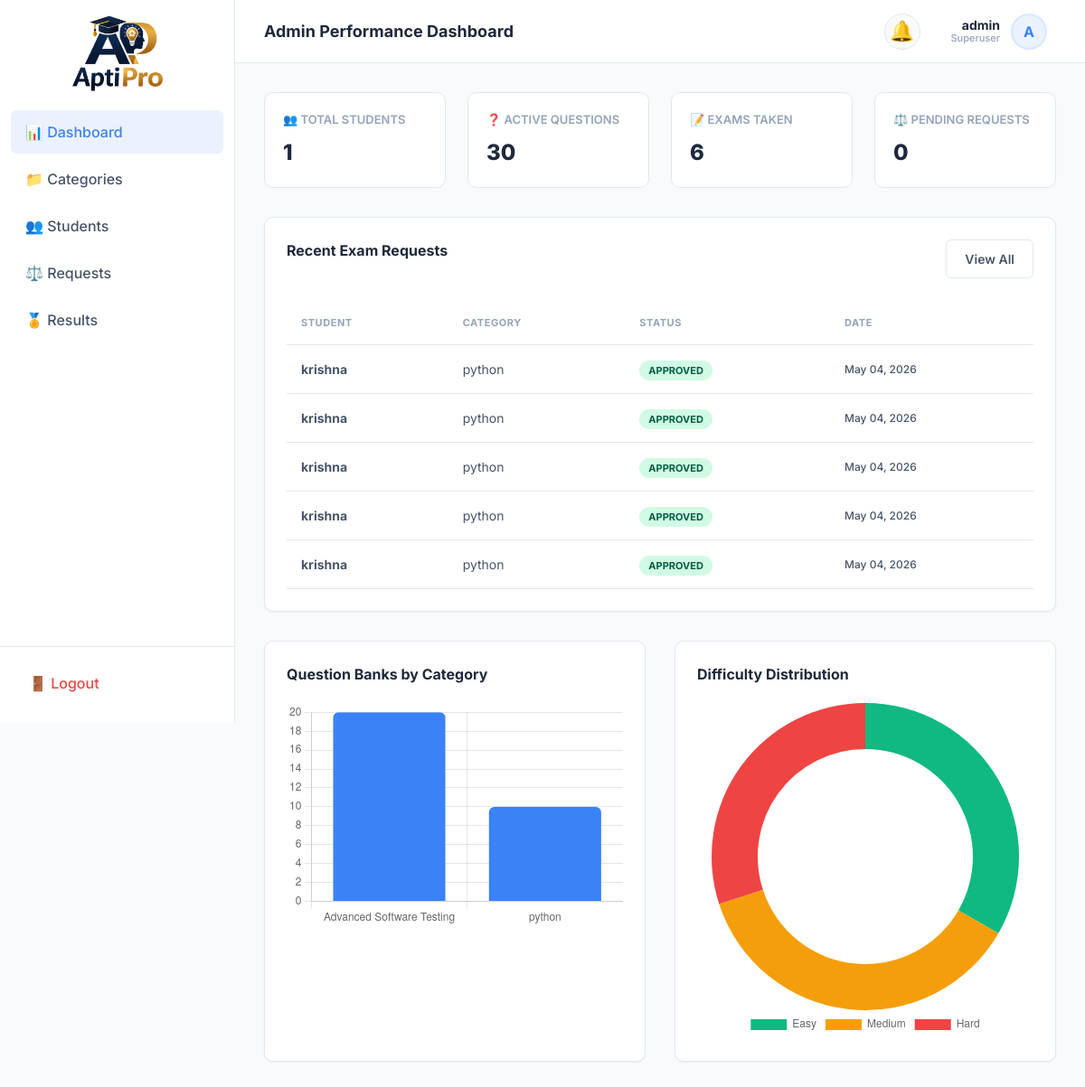
Page /admin-panel/ (signed in) on the committed database.
### exams/models.py (models this page shows, shortened)
class CustomUser(AbstractUser):
    class Role(models.TextChoices):
        STUDENT = 'Student', 'Student'
        ADMIN = 'Admin', 'Admin'
    role = models.CharField(
        max_length=10,
        choices=Role.choices,
        default=Role.STUDENT,
        db_index=True,
        help_text='Determines UI experience. Admin dashboard requires is_superuser.',
    )
    whatsapp_number = models.CharField(
        max_length=15,
        blank=True,
        validators=[
            RegexValidator(
                regex=r'^\+?1?\d{9,15}$',
                message='WhatsApp number must be 9-15 digits, optionally starting with +.',
            )
        ],
        help_text='WhatsApp number for direct contact.',
    )
    phone_number = models.CharField(
        max_length=15,
        blank=True,
        validators=[
            RegexValidator(
                regex=r'^\+?1?\d{9,15}$',
                message='Phone number must be 9-15 digits, optionally starting with +.',
            )
        ],
        help_text='Primary contact number.',
    )
    profile_photo = models.ImageField(
        upload_to='profile_photos/%Y/%m/',
        blank=True,
        null=True,
        help_text='Student profile picture.',
    )
    date_of_birth = models.DateField(
        blank=True,
        null=True,
        help_text='Student date of birth.',
    )
    address = models.TextField(
        blank=True,
        help_text='Full postal address.',
    )
    institution = models.CharField(
        max_length=200,
        blank=True,
        help_text='School / college / university name.',
    )
    @property
    def name(self):
        if self.first_name and self.last_name:
            return f"{self.first_name} {self.last_name}"
        return self.first_name or self.username
    class Meta:
        verbose_name = 'User'
        verbose_name_plural = 'Users'
        ordering = ['-date_joined']
        indexes = [
            models.Index(fields=['role'], name='idx_user_role'),
            models.Index(fields=['-date_joined'], name='idx_user_joined'),
            models.Index(fields=['email'], name='idx_user_email'),
        ]

class ExamRequest(models.Model):
    class Status(models.TextChoices):
        PENDING = 'Pending', 'Pending'
        APPROVED = 'Approved', 'Approved'
        REJECTED = 'Rejected', 'Rejected'
    id = models.UUIDField(
        primary_key=True,
        default=uuid.uuid4,
        editable=False,
    )
    student = models.ForeignKey(
        settings.AUTH_USER_MODEL,
        on_delete=models.CASCADE,
        related_name='exam_requests',
        help_text='Student requesting exam access.',
    )
    category = models.ForeignKey(
        'Category',
        on_delete=models.CASCADE,
        related_name='requests',
        help_text='Category the student wants to take an exam in.',
        null=True, # For existing records during migration
    )
    status = models.CharField(
        max_length=10,
        choices=Status.choices,
        default=Status.PENDING,
        db_index=True,
    )
    rejection_reason = models.TextField(
        blank=True,
        help_text='Reason for rejection (filled by admin if rejected).',
    )
    requested_at = models.DateTimeField(auto_now_add=True, db_index=True)
    reviewed_at = models.DateTimeField(
        null=True,
        blank=True,
        help_text='When the admin reviewed this request.',
    )
    reviewed_by = models.ForeignKey(
        settings.AUTH_USER_MODEL,
        on_delete=models.SET_NULL,
        null=True,
        blank=True,
        related_name='reviewed_requests',
        help_text='Admin who reviewed this request.',
    )
    class Meta:
        verbose_name = 'Exam Request'
        verbose_name_plural = 'Exam Requests'
        ordering = ['-requested_at']
        indexes = [
            models.Index(fields=['status', 'student', 'category'], name='idx_req_stat_stud_cat'),
            models.Index(fields=['status', 'student'], name='idx_req_status_student'),
            models.Index(fields=['status', '-requested_at'], name='idx_req_status_date'),
            models.Index(fields=['student', '-requested_at'], name='idx_req_student_date'),
        ]

class Category(models.Model):
    name = models.CharField(
        max_length=100,
        unique=True,
        db_index=True,
        help_text='Name of the exam category.'
    )
    description = models.TextField(
        blank=True,
        help_text='Brief overview of what this category covers.'
    )
    created_at = models.DateTimeField(auto_now_add=True, db_index=True)
    is_active = models.BooleanField(
        default=True,
        db_index=True,
        help_text='Whether this category is visible to students.'
    )
    class Meta:
        verbose_name = 'Category'
        verbose_name_plural = 'Categories'
        ordering = ['name']
        indexes = [
            models.Index(fields=['name'], name='idx_cat_name'),
            models.Index(fields=['-created_at'], name='idx_cat_created'),
        ]

### exams/views.py (the view)
# urls.py: path('admin-panel/', views.AdminDashboardView.as_view(), name='admin_dashboard'),
class AdminDashboardView(SuperuserRequiredMixin, TemplateView):
    template_name = 'exams/admin/dashboard.html'
    def get_context_data(self, **kwargs):
        ctx = super().get_context_data(**kwargs)
        ctx['total_students'] = CustomUser.objects.filter(role='Student').count()
        ctx['total_questions'] = Question.objects.filter(is_active=True).count()
        ctx['total_exams'] = StudentExamResult.objects.count()
        ctx['pending_requests'] = ExamRequest.objects.filter(status='Pending').count()
        ctx['recent_requests'] = ExamRequest.objects.select_related(
            'student'
        ).order_by('-requested_at')[:5]
        ctx['recent_results'] = StudentExamResult.objects.select_related(
            'student', 'exam_paper'
        ).filter(status='Evaluated').order_by('-completed_at')[:5]
        evaluated = StudentExamResult.objects.filter(status='Evaluated')
        total_evaluated = evaluated.count()
        if total_evaluated > 0:
            passed = sum(1 for r in evaluated.only(
                'total_marks_obtained', 'total_marks_possible'
            ) if r.is_passed())
            ctx['pass_rate'] = round((passed / total_evaluated) * 100, 1)
            ctx['fail_rate'] = round(100 - ctx['pass_rate'], 1)
        else:
            ctx['pass_rate'] = 0
            ctx['fail_rate'] = 0
        avg = evaluated.aggregate(avg_score=Avg('total_marks_obtained'))
        ctx['avg_score'] = round(avg['avg_score'] or 0, 1)
        ctx['unread_count'] = Notification.unread_count(self.request.user)
        categories = Question.objects.filter(is_active=True).values(
            'category__name'
        ).annotate(count=Count('id')).order_by('-count')[:10]
        ctx['category_labels'] = json.dumps([c['category__name'] for c in categories])
        ctx['category_data'] = json.dumps([c['count'] for c in categories])
        difficulties = Question.objects.filter(is_active=True).values(
            'difficulty'
        ).annotate(count=Count('id'))
        diff_dict = {d['difficulty']: d['count'] for d in difficulties}
        ctx['difficulty_data'] = json.dumps([
            diff_dict.get('Easy', 0),
            diff_dict.get('Medium', 0),
            diff_dict.get('Hard', 0),
        ])
        return ctx

### exams/mixins.py (called while the page is built)
    def test_func(self):
        return self.request.user.is_superuser

### exams/models.py (called while the page is built)
    def percentage(self):
        if self.total_marks_possible == 0:
            return 0
        return round(
            (float(self.total_marks_obtained) / self.total_marks_possible) * 100, 2
        )

    def is_passed(self, pass_percentage=85):
        return self.percentage() >= pass_percentage

    @classmethod
    def unread_count(cls, user):
        return cls.objects.filter(recipient=user, is_read=False).count()

### templates/exams/admin/dashboard.html (shortened to what this page needs)
{% extends 'base.html' %}
{% load static %}
{% block page_title %}Admin Performance Dashboard{% endblock %}
{% block content %}
<div class="stats-grid">
  <div class="stat-box">
    <div class="stat-label">👥 Total Students</div>
    <div class="stat-value">{{ total_students }}</div>
  </div>
  <div class="stat-box">
    <div class="stat-label">❓ Active Questions</div>
    <div class="stat-value">{{ total_questions }}</div>
  </div>
  <div class="stat-box">
    <div class="stat-label">📝 Exams Taken</div>
    <div class="stat-value">{{ total_exams }}</div>
  </div>
  <div class="stat-box">
    <div class="stat-label">⚖️ Pending Requests</div>
    <div class="stat-value">{{ pending_requests|default:0 }}</div>
  </div>
</div>
<div style="margin-top: 32px;">
  <div class="card">
    <div style="display: flex; align-items: center; justify-content: space-between; margin-bottom: 24px;">
      <div class="card-title">Recent Exam Requests</div>
      <a href="{% url 'admin_exam_requests' %}" class="btn btn-outline btn-sm">View All</a>
    </div>
    <div class="table-container">
      <table class="data-table">
        <thead>
          <tr>
            <th>Student</th>
            <th>Category</th>
            <th>Status</th>
            <th>Date</th>
          </tr>
        </thead>
        <tbody>
          {% for req in recent_requests %}
            <tr>
              <td style="font-weight: 700;">{{ req.student.username }}</td>
              <td>{{ req.category.name }}</td>
              <td><span class="badge badge-{{ req.status|lower }}">{{ req.status }}</span></td>
              <td style="font-size: 12px; font-weight: 500;">{{ req.requested_at|date:"M d, Y" }}</td>
            </tr>
          {% empty %}
            <tr><td colspan="4" style="text-align: center; color: var(--text-muted); padding: 32px;">No recent requests.</td></tr>
          {% endfor %}
        </tbody>
      </table>
    </div>
  </div>
</div>
<div style="display: grid; grid-template-columns: 1fr 1fr; gap: 32px; margin-top: 32px;">
  <div class="card">
    <div class="card-title">Question Banks by Category</div>
    <canvas id="categoryChart" height="200"></canvas>
  </div>
  <div class="card">
    <div class="card-title">Difficulty Distribution</div>
    <canvas id="difficultyChart" height="200"></canvas>
  </div>
</div>
{% endblock %}
{% block extra_js %}
<script>
  const catCtx = document.getElementById('categoryChart').getContext('2d');
  new Chart(catCtx, {
    type: 'bar',
    data: {
      labels: {{ category_labels|safe }},
      datasets: [{
        label: 'Question Count',
        data: {{ category_data|safe }},
        backgroundColor: '#3b82f6',
        borderRadius: 6
      }]
    },
    options: {
      responsive: true,
      plugins: { legend: { display: false } },
      scales: { y: { beginAtZero: true } }
    }
  });
  const diffCtx = document.getElementById('difficultyChart').getContext('2d');
  new Chart(diffCtx, {
    type: 'doughnut',
    data: {
      labels: ['Easy', 'Medium', 'Hard'],
      datasets: [{
        data: {{ difficulty_data|safe }},
        backgroundColor: ['#10b981', '#f59e0b', '#ef4444'],
        borderWidth: 0
      }]
    },
    options: {
      responsive: true,
      cutout: '70%',
      plugins: { legend: { position: 'bottom' } }
    }
  });
</script>
{% endblock %}

### templates/base.html (shortened to what this page needs)
{% load static %}
<!DOCTYPE html>
<html lang="en">
<head>
  <link rel="stylesheet" href="{% static 'css/style.css' %}">
</head>
<body class="{% block body_class %}{% endblock %}">
  <div class="app-container">
    {% if user.is_authenticated %}
    <div class="sidebar" id="sidebar">
      <div class="brand" style="display: flex; justify-content: center; margin-top: -3.5rem;margin-bottom: -4rem;">
        <img src="{% static 'images/logo.png' %}" alt="Aptipro Logo"
          style="height: 150px; width: 200px; object-fit: contain;">
      </div>
      <nav class="sidebar-nav">
        {% if user.is_superuser %}
        <a href="{% url 'admin_dashboard' %}"
          class="nav-link {% if request.resolver_match.url_name == 'admin_dashboard' %}active{% endif %}">📊
          Dashboard</a>
        <a href="{% url 'admin_categories' %}"
          class="nav-link {% if 'category' in request.resolver_match.url_name %}active{% endif %}">📁 Categories</a>
        <a href="{% url 'admin_students' %}"
          class="nav-link {% if 'student' in request.resolver_match.url_name %}active{% endif %}">👥 Students</a>
        <a href="{% url 'admin_exam_requests' %}"
          class="nav-link {% if 'request' in request.resolver_match.url_name %}active{% endif %}">⚖️ Requests</a>
        <a href="{% url 'admin_results' %}"
          class="nav-link {% if 'result' in request.resolver_match.url_name %}active{% endif %}">🏅 Results</a>
        {% endif %}
      </nav>
      <div style="padding: 16px; border-top: 1px solid var(--border-color);">
        <a href="{% url 'logout' %}" class="nav-link" style="color: var(--accent-danger);">🚪 Logout</a>
      </div>
    </div>
    {% endif %}
    <div class="main-content">
      {% if user.is_authenticated %}
      <header class="header">
        <h1 style="font-size: 18px; font-weight: 700; color: var(--text-primary);">
          {% block page_title %}Dashboard{% endblock %}
        </h1>
        <div class="header-actions">
          <div class="notification-container" id="notifContainer">
            <div class="notification-bell" onclick="toggleNotifDropdown(event)">
              🔔 {% if unread_count > 0 %}<span class="notification-badge" id="notifBadge"></span>{% endif %}
            </div>
          </div>
          <div class="user-meta" id="userMenuTrigger" onclick="toggleUserDropdown(event)">
            <div class="user-profile-trigger">
              <div class="user-info-text">
                <span class="user-name">{{ user.name|default:user.username }}</span>
                <span class="user-role">{{ user.get_role_display }}</span>
              </div>
              {% if user.profile_photo %}
              <img src="{{ user.profile_photo.url }}" alt="Profile" class="profile-circle">
              {% else %}
              <div class="profile-placeholder">{{ user.username.0|upper }}</div>
              {% endif %}
            </div>
          </div>
        </div>
      </header>
      {% endif %}
      <main class="content-body">
        {% block content %}{% endblock %}
      </main>
    </div>
  </div>
  {% block extra_js %}{% endblock %}
</body>
</html>

### rows in the picture
CustomUser: name "admin", role "Superuser", username.0 "A"
ExamRequest: student.username "krishna", category.name "python", status "APPROVED", requested_at "May 04, 2026"
ExamRequest: student.username "krishna", category.name "python", status "APPROVED", requested_at "May 04, 2026"
ExamRequest: student.username "krishna", category.name "python", status "APPROVED", requested_at "May 04, 2026"
ExamRequest: student.username "krishna", category.name "python", status "APPROVED", requested_at "May 04, 2026"
ExamRequest: student.username "krishna", category.name "python", status "APPROVED", requested_at "May 04, 2026"

### other values in the picture
{{ total_students }} "1"
{{ total_questions }} "30"
{{ total_exams }} "6"
{{ pending_requests|default:0 }} "0"
chart data {{ category_labels|safe }} ["Advanced Software Testing", "python"]
chart data {{ category_data|safe }} [20, 10]
chart data {{ difficulty_data|safe }} [10, 11, 9]
